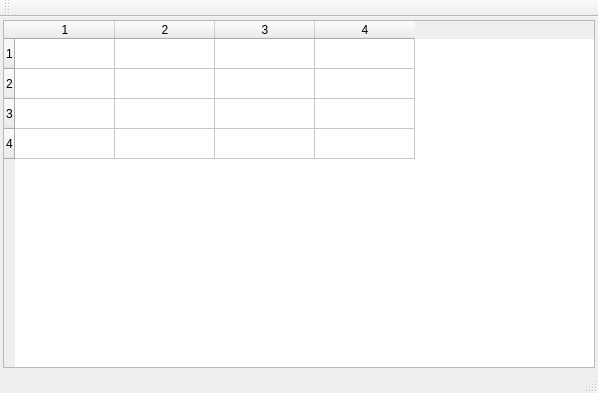
<?xml version="1.0" encoding="UTF-8"?>
<ui version="4.0">
 <class>MainWindow</class>
 <widget class="QMainWindow" name="MainWindow">
  <property name="geometry">
   <rect>
    <x>0</x>
    <y>0</y>
    <width>598</width>
    <height>393</height>
   </rect>
  </property>
  <property name="windowTitle">
   <string>MainWindow</string>
  </property>
  <widget class="QWidget" name="centralWidget">
   <layout class="QHBoxLayout" name="horizontalLayout">
    <property name="spacing">
     <number>3</number>
    </property>
    <property name="leftMargin">
     <number>3</number>
    </property>
    <property name="topMargin">
     <number>3</number>
    </property>
    <property name="rightMargin">
     <number>3</number>
    </property>
    <property name="bottomMargin">
     <number>3</number>
    </property>
    <item>
     <widget class="QTableWidget" name="tableWidget">
      <property name="rowCount">
       <number>4</number>
      </property>
      <property name="columnCount">
       <number>4</number>
      </property>
      <row/>
      <row/>
      <row/>
      <row/>
      <column/>
      <column/>
      <column/>
      <column/>
     </widget>
    </item>
   </layout>
  </widget>
  <widget class="QMenuBar" name="menuBar">
   <property name="geometry">
    <rect>
     <x>0</x>
     <y>0</y>
     <width>598</width>
     <height>22</height>
    </rect>
   </property>
  </widget>
  <widget class="QToolBar" name="mainToolBar">
   <attribute name="toolBarArea">
    <enum>TopToolBarArea</enum>
   </attribute>
   <attribute name="toolBarBreak">
    <bool>false</bool>
   </attribute>
  </widget>
  <widget class="QStatusBar" name="statusBar"/>
 </widget>
 <layoutdefault spacing="6" margin="11"/>
 <resources>
  <include location="mainwindow.qrc"/>
 </resources>
 <connections/>
</ui>
